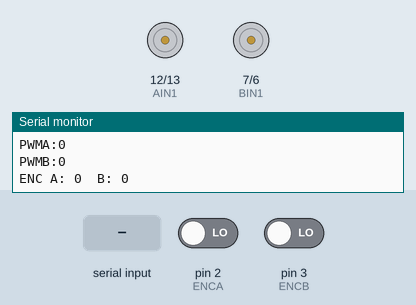
This sketch was run on a simulated Arduino Uno, built with avr-gcc and run on an emulated ATmega328P. Shown: motor-driver pin pairs drawn as motors (green arrow = first pin HIGH = forward, orange = second pin HIGH = backward, longer = more drive, scaled by the enable pin), the last lines printed to the serial monitor. The inputs (shaded band) are chosen by the test bench; at power-on: pin 2 (ENCA) LOW, pin 3 (ENCB) LOW.

Above: at 4.2 s.
4.3 s: "1\n" received over Serial
At 5.6 s:
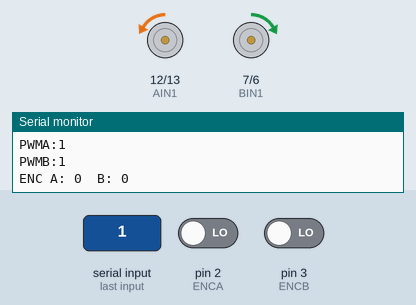
5.9 s: byte 51 ('3') received over Serial
At 6.3 s:
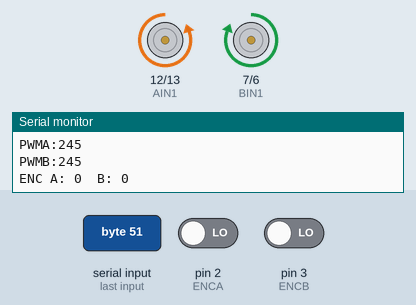
7.5 s: byte 52 ('4') received over Serial
At 8.2 s:
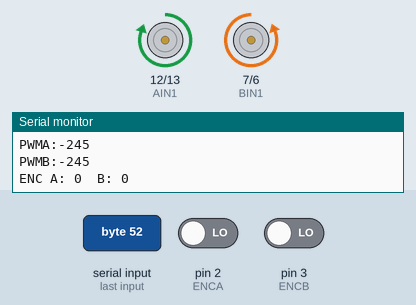
9.1 s: "3\n" received over Serial
At 10.1 s:
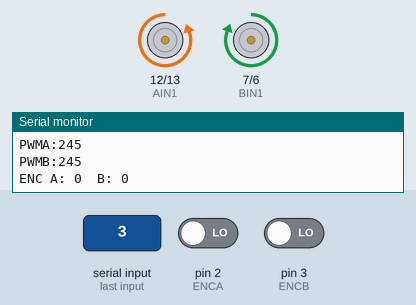
10.7 s: "4\n" received over Serial
At 12.0 s:
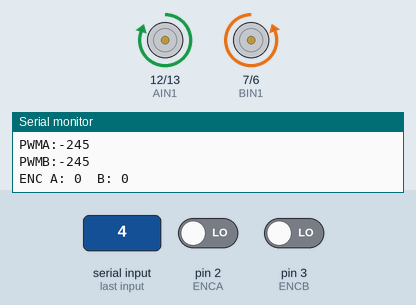
Timing chart, 0 to 13.3 s (numbered marks = the images above; inputs shaded):
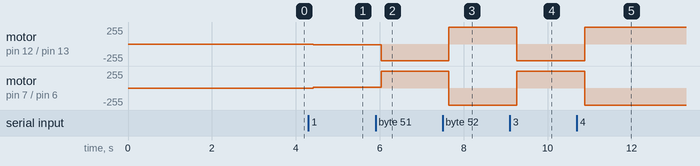

The sketch:

main.ino
```cpp
#include "Config.h"
#include "Motor.h"
#include "Encoder.h"
#include "Imu.h"
#include "Bt.h"
#include "Ultrasonic.h"
#include "PID.h"
#include "timer2.h"


// ===== definitions for extern =====
int PWM;
int PWM_A = 0;
int PWM_B = 0;
int SCA = Start_PWMA;
int SCB = Start_PWMB;
unsigned long lastSend = 0;
long AS, BS;

void setup() {
  Serial.begin(9600);
  timer2_init_5ms();
  Encoder_init();
  Motor_Init();
  init_mpu();
  btBegin();
  ultra_init();
}

void loop() {

 // ===== 1) 编码器测试 =====
  static uint32_t lastEncTick = 0;

  uint32_t nowTick;
  noInterrupts();
  nowTick = g_tick5ms;
  interrupts();

  if (nowTick - lastEncTick >= 40) { // 200ms

    lastEncTick = nowTick;

    long a, b;
    serial_Debug();
    Wheel_drive(PWM_A, PWM_B, SCA, SCB);
    if (encoderSamplePulses(a, b, 20)) {

      Serial.print("ENC A: ");
      Serial.print(a);
      Serial.print("  B: ");
      Serial.println(b);
    }
  }

  // // ===== 1) 5ms 控制任务 =====
  // if (g_control5ms) {

  //   noInterrupts();
  //   g_control5ms = false;
  //   interrupts();

  //   PID_PWMcount(&PWM_A, &PWM_B);
  //   Wheel_drive(PWM_A, PWM_B, SCA, SCB);
  // }


  // // ===== 2) 40ms 超声 =====
  // static uint32_t lastUltraMs = 0;

  // if (millis() - lastUltraMs >= 40) {

  //   lastUltraMs = millis();
  //   Serial.print();
  //   serial_Debug();
  //   updateAvoidanceTargetAngle();
  // }


  // // ===== 3) 编码器采样 =====
  // encoderSamplePulses(AS, BS, 40);


  // // ===== 4) 蓝牙 =====
  // Bluetooth_Debug();


  // // ===== 5) 遥测 =====
  // if (millis() - lastSend > 500) {

  //   lastSend = millis();
  //   sendTelemetry();
  // }
}
```

Bt.cpp
```cpp
#include "Bt.h"
#include <SoftwareSerial.h>

static SoftwareSerial BT(BT_RX, BT_TX);   // RX, TX

void btBegin() {
    BT.begin(9600);
}

bool btAvailable() {
    return BT.available();
}

char btRead() {
    return BT.read();
}

void btWrite(char c) {
    BT.write(c);
}

void btWriteString(const char* s) {
    BT.print(s);
}

void btWriteFloat(float f) {
    BT.print(f);
}
```

Bt.h
```cpp
#pragma once
#include "Config.h"

void btBegin();
bool btAvailable();
char btRead(); // read a bit
void btWrite(char c); // Send a bit
void btWriteString(const char* s);
void btWriteFloat(float f);
```

Encoder.cpp
```cpp
#include "Encoder.h"
#include <Arduino.h>
#include "Timer2.h"   // 为了拿到 g_tick5ms（更稳，不用 extern 手写）

// ISR 会修改，必须 volatile
static volatile long pulse_countA = 0;
static volatile long pulse_countB = 0;

// 采样计时：用 Timer2 的 5ms tick
static uint32_t lastSampleTick = 0;

// ===== 工具：把 ms 换算成 tick（5ms/tick）=====
static inline uint16_t ms_to_ticks(uint16_t ms) {
  // 向上取整，保证窗口不小于期望值
  uint16_t t = (ms + 4) / 5;   // +4 实现 ceil(ms/5)
  return (t == 0) ? 1 : t;
}

void Encoder_init() {
  pinMode(ENCA, INPUT);
  pinMode(ENCB, INPUT);
  pinMode(PMA, INPUT);
  pinMode(PMB, INPUT);

  attachInterrupt(digitalPinToInterrupt(ENCA), readEncoderA, RISING);
  attachInterrupt(digitalPinToInterrupt(ENCB), readEncoderB, RISING);

  // 初始化采样时刻（读 tick 要原子）
  noInterrupts();
  lastSampleTick = g_tick5ms;
  interrupts();
}

// 左轮（或电机A）编码器中断
void readEncoderA() {
  int a = digitalRead(ENCA);
  int b = digitalRead(PMA);
  if (a == b) pulse_countA++;   // forward
  else        pulse_countA--;   // backward
}

// 右轮（或电机B）编码器中断
void readEncoderB() {
  int a = digitalRead(ENCB);
  int b = digitalRead(PMB);
  if (a == b) pulse_countB++;   // forward
  else        pulse_countB--;   // backward
}

/**
 * @brief 固定时间窗采样：返回这段时间内左右轮脉冲数，并清零计数
 * @param pA 输出：A轮脉冲数（可正可负）
 * @param pB 输出：B轮脉冲数（可正可负）
 * @param window_ms 采样窗口（建议 40ms，或 20ms；最好是 5 的倍数）
 * @return 是否到达采样时间窗
 */
bool encoderSamplePulses(long& pA, long& pB, uint16_t window_ms) {
  uint16_t needTicks = ms_to_ticks(window_ms);

  uint32_t nowTick;
  noInterrupts();
  nowTick = g_tick5ms;
  interrupts();

  if ((uint32_t)(nowTick - lastSampleTick) < needTicks) return false;

  // 读取并清零计数（必须关中断）
  noInterrupts();
  pA = -pulse_countA;
  pB =  pulse_countB;
  pulse_countA = 0;
  pulse_countB = 0;
  interrupts();

  lastSampleTick = nowTick;
  return true;
}

/**
 * @brief 固定时间窗采样：直接返回左右脉冲和（速度环常用）
 */
bool encoderSampleSum(long& sum, uint16_t window_ms) {
  long a, b;
  if (!encoderSamplePulses(a, b, window_ms)) return false;
  sum = a + b;
  return true;
}

/**
 * @brief 仍保留 RPM 接口（可选）
 *        注意：RPM 用 tick 算 dt，window_ms 最好设为 10/20/40 这种
 */
bool encoderSampleRPM(float& rpmA, float& rpmB) {
  const uint16_t window_ms = 10;
  uint16_t needTicks = ms_to_ticks(window_ms);

  uint32_t nowTick;
  noInterrupts();
  nowTick = g_tick5ms;
  interrupts();

  if ((uint32_t)(nowTick - lastSampleTick) < needTicks) return false;

  long countA, countB;
  noInterrupts();
  countA = pulse_countA;
  countB = pulse_countB;
  pulse_countA = 0;
  pulse_countB = 0;
  interrupts();

  // dt 用 tick 精确得到（每 tick=5ms）
  float dt = (nowTick - lastSampleTick) * 0.005f; // seconds

  const float ticks_per_rev = pulses_per_rev * gear_ratio;
  rpmA = (countA / ticks_per_rev) / dt * 60.0f;
  rpmB = (countB / ticks_per_rev) / dt * 60.0f;

  lastSampleTick = nowTick;
  return true;
}
```

Encoder.h
```cpp
#pragma once
#include "Config.h"

void Encoder_init();
bool encoderSampleSum(long& sum, uint16_t window_ms);
bool encoderSamplePulses(long& pA, long& pB, uint16_t window_ms);
// bool encoderSampleRPM(float& rpmA, float& rpmB);

void readEncoderA();
void readEncoderB();
```

Imu.cpp
```cpp
#include "Imu.h"
#include <Wire.h>
#include <MPU6050_tockn.h>

static MPU6050 mpu(Wire);
static uint32_t lastPrintMs = 0;

void init_mpu(){
  Wire.begin();
  mpu.begin();
  mpu.calcGyroOffsets(-1.21, 0.74, 0.21);//need tuning
}

void get_angle(float &x, float &y, float &z){
  mpu.update();
  x=mpu.getAngleX();
  y=mpu.getAngleY();
  z=mpu.getAngleZ();
}

void get_acc(float &x, float &y, float &z){
  mpu.update();
  x=mpu.getAccX();
  y=mpu.getAccY();
  z=mpu.getAccZ();
}

void get_gyro(float &x, float &y, float &z){
  mpu.update();
  x=mpu.getGyroX();
  y=mpu.getGyroY();
  z=mpu.getGyroZ();
}

void get_dataX(float &Ang_x, float &Acc_x, float &Gyro_x){
  mpu.update();
  Ang_x=mpu.getAngleX();
  Acc_x=mpu.getAccX();
  Gyro_x=mpu.getGyroX();
}

void get_dataZ(float &Ang_z, float &Acc_z, float &Gyro_z){
  mpu.update();
  Ang_z=mpu.getAngleZ();
  Acc_z=mpu.getAccZ();
  Gyro_z=mpu.getGyroZ();
}


bool imuPollAndPrint() {
  mpu.update();
  uint32_t now = millis();
  if (now - lastPrintMs < 1000) return false;

  lastPrintMs = now;
  Serial.print("angleX: "); Serial.print(mpu.getAngleX());
  // Serial.print("  AccX: ");  Serial.print(mpu.getAccX());
  // Serial.print("  GyroX: "); Serial.println(mpu.getGyroX());
  return true;
}
```

Imu.h
```cpp
#pragma once
#include "Config.h"

void init_mpu();
void get_angle(float &x, float &y, float &z);
void get_acc(float &x, float &y, float &z);
void get_gyro(float &x, float &y, float &z);
void get_dataX(float &Ang_x, float &Acc_x, float &Gyro_x);
void get_dataZ(float &Ang_z, float &Acc_z, float &Gyro_z);
bool imuPollAndPrint();
```

Motor.cpp
```cpp
#include "Motor.h"
#include <Arduino.h>

void Motor_Init(){
  pinMode(AIN1, OUTPUT);
  pinMode(AIN2, OUTPUT);
  pinMode(BIN1, OUTPUT);
  pinMode(BIN2, OUTPUT);
  pinMode(PWMA, OUTPUT);
  pinMode(PWMB, OUTPUT);

}

void serial_Debug(){
  while(Serial.available()){
    char Receive_Char = Serial.read();//use keyboard to test
    switch(Receive_Char){
      case '1' : PWM_A++, PWM_B++; break;
      case '2' : PWM_A--, PWM_B--;break;
      case '0' : PWM_A = 0, PWM_B = 0;break;
      case '3' : PWM_A = 245, PWM_B = 245;break;
      case '4' : PWM_A = -245, PWM_B = -245;break;
    }
  }
  Serial.print("PWMA:"); Serial.println(PWM_A);
  Serial.print("PWMB:"); Serial.println(PWM_B);
}

static void MOTOR_logic(int P1, int P2, int PWM_pin, int pwmx, int SC){
  pwmx = constrain(pwmx, (-255+SC), (255-SC)); //set limit

  if (pwmx == 0){
    digitalWrite(P1, HIGH);
    digitalWrite(P2, HIGH);
    analogWrite(PWM_pin, 0);
  }

  if (pwmx > 0){ //forward rotation
    digitalWrite(P1, LOW);
    digitalWrite(P2, HIGH);
    analogWrite(PWM_pin, pwmx+SC);
  }

   if (pwmx < 0){ //backward rotation
    digitalWrite(P1, HIGH);
    digitalWrite(P2, LOW);
    analogWrite(PWM_pin, -(pwmx-SC));
  }
}

void Wheel_drive(int pwm_a, int pwm_b, int SCA, int SCB){
  MOTOR_logic(AIN1, AIN2, PWMA, pwm_a, SCA);
  // MOTOR_logic(BIN1, BIN2, PWMB, -pwm);//two wheels are opposite, use negative value here
  MOTOR_logic(BIN1, BIN2, PWMB, -pwm_b, SCB);
}
```

Motor.h
```cpp
#pragma once
#include "Config.h"

void Motor_Init();
void serial_Debug();
void Wheel_drive(int pwm_a, int pwm_b, int SCA, int SCB);
```

PID.cpp
```cpp
#include "PID.h"
#include "Imu.h"
#include "Bt.h"
#include <math.h>
#include "Encoder.h"
#include "Ultrasonic.h"
#define ANGLE_DIR   (+1)
#define GYRO_DIR    (+1)
#define PWM_DIR     (+1)
//pid parameter
static float Kp_angle = 7.0f;
static float Kd_angle = 0.15f;
static float Kp_speed = 5.0f;//0.1f;
static float Ki_speed = Kp_speed/200;//0.005f;
// IMU
static float AngleX, AccX, GyX;
static float AngleZ, AccZ, GyZ;
static float Balance_Angle = -0.3f;

static float gyro_f = 0.0f, angle_f = 0.0f;
static float beta = 0.7f;

static long Target_speed = 0;

static float Encoder = 0.0f;
static float Encoder_Integral = 0.0f;
static int Velocity_Pwm = 0;

//turning
static float Kp_turn = 0.5f;
static float Kd_turn = -0.1f;
static float turn_cmd = 0.0f;
static const float TURN_CMD = 40.0f;
static const float TURN_PWM_MAX = 100.0f;

//avoidance
static float d_cm = 0;
static const float D_SLOW  = 30.0f;
static const float D_STOP  = 20.0f;
static const float D_BACK  = 12.0f;
static const float D_CRASH = 6.0f;
static volatile bool crashLatched = false;

static inline int balance_pd(float angle_meas, float gyro_meas)
{
    float Bias = angle_meas - Balance_Angle;
    float out  = Kp_angle * Bias + Kd_angle * gyro_meas;
    return (int)out;
}

static inline int velocity_pi_update(long speed_pulses_40ms, long target_pulses_40ms)
{
    // Encoder_Least = meas - target
    float Encoder_Least = (float)(speed_pulses_40ms - target_pulses_40ms);
    Encoder = 0.5f * Encoder + 0.5f * Encoder_Least;
    Encoder_Integral += Encoder;

    // intigral limitation
    Encoder_Integral = constrain(Encoder_Integral, -300.0f, 300.0f);

    float out = Kp_speed * Encoder + Ki_speed * Encoder_Integral;
    return (int)out;
}

static inline int turn_pd(float gyro_z)
{

    float out = (-Kp_turn * turn_cmd) + (Kd_turn * gyro_z);

    //limit
    out = constrain(out, -TURN_PWM_MAX, TURN_PWM_MAX);
    return (int)out;
}

void PID_PWMcount(int *pwmL, int *pwmR)
{

    if (crashLatched) {
        Encoder_Integral = 0.0f;
        Velocity_Pwm = 0;
        *pwmL = 0;
        *pwmR = 0;
        return;
    }
    get_dataX(AngleX, AccX, GyX);
    get_dataZ(AngleZ, AccZ, GyZ);

    float gyro_raw  = (float)GYRO_DIR  * GyX;
    float angle_raw = (float)ANGLE_DIR * AngleX;

    gyro_f  = gyro_raw;
    angle_f = beta  * angle_f + (1.0f - beta)  * angle_raw;

    int Balance_Pwm = balance_pd(angle_f, gyro_f);

    long sumPulses40ms = 0;
    if (encoderSampleSum(sumPulses40ms, 40)) {
        Velocity_Pwm = velocity_pi_update(sumPulses40ms, Target_speed);
    }

    int Motor = Balance_Pwm - Velocity_Pwm;
    int TurnPWM = turn_pd(GyZ);

    if (fabsf(angle_f) > 50.0f) {
        Encoder_Integral = 0.0f;
        Velocity_Pwm = 0;
        *pwmL = 0;
        *pwmR = 0;
        return;
    }
    // Serial.println(Velocity_Pwm);
    int left  = Motor + TurnPWM;
    int right = Motor - TurnPWM;

    left  = PWM_DIR * left;
    right = PWM_DIR * right;

    left  = constrain(left,  -255, 255);
    right = constrain(right, -255, 255);

    *pwmL = (int)left;
    *pwmR = (int)right;
}

void Bluetooth_Debug(){
    while (btAvailable()){
        char Receive = btRead();
        // Serial.println(Balance_Angle);
        // Serial.println(Receive);
        if (Receive == '\n' || Receive == '\r') continue;
        switch (Receive){
            case '1': Balance_Angle += 0.1;break;
            case '2': Balance_Angle -= 0.1;break;
            case '3':Kp_speed += 0.05 ;break;
            case '4':Kp_speed -= 0.05 ;break;
            case '5':Ki_speed += 0.05 ;break;
            case '6':Ki_speed -= 0.05 ;break;
            case '7': Kd_angle += 0.02;break;
            case '8': Kd_angle -= 0.02;break;
            case 'S': Balance_Angle = -0.3, turn_cmd = 0.0f;break;
            case 'F': Balance_Angle = -7;break;
            case 'B': Balance_Angle = 7;break;
            case 'L': turn_cmd = -TURN_CMD;break;
            case 'R': turn_cmd = +TURN_CMD;break;
            case '9': sendTelemetry();break;
        }

    }
}

void sendTelemetry() {
    // send datat to app
    btWriteString("ANGLE:");
    btWriteFloat(AngleX);

    btWriteString(";SPEED:");
    btWriteFloat(Velocity_Pwm);

    btWriteString(";KP:");
    btWriteFloat(Kp_speed);

    btWriteString(";KI:");
    btWriteFloat(Ki_speed);

    btWriteString(";KD:");
    btWriteFloat(Kd_angle);

    btWriteString(";BalAng:");
    btWriteFloat(Balance_Angle);

    btWriteString(";DIST:");
    btWriteFloat(d_cm);

    btWriteString(";\n");
}

void updateAvoidanceTargetAngle()
{
    d_cm = GetDistance();
    if (crashLatched) return;

    if (d_cm <= 0) {
    return;
    }

    if (d_cm > D_SLOW) {
    return;
    }

    // 2) SLOW DOWN: D_STOP < d <= D_SLOW
    if (d_cm > D_STOP && d_cm <= D_SLOW) {
    float k = (d_cm - D_STOP) / (D_SLOW - D_STOP);
    if (k < 0) k = 0;
    if (k > 1) k = 1;

    Balance_Angle = -0.3+(Balance_Angle*k);
    return;
    }

  // 3) STOP: D_BACK < d <= D_STOP
    if (d_cm > D_BACK && d_cm <= D_STOP) {
      Balance_Angle = -0.3;
      return;
    }

  // 4) BACK: d <= D_BACK
    if (d_cm <= D_BACK && d_cm > 0) {
        Balance_Angle = 7;
     }

    if (d_cm <= D_CRASH && d_cm > 0) {
         crashLatched = true;
         Balance_Angle = -0.3;

        // 清积分，避免解锁瞬间冲一下
         Encoder_Integral = 0.0f;
        Velocity_Pwm = 0;
        return;
    }
      return;
}
```

PID.h
```cpp
#pragma once
#include "Config.h"

static inline int balance_pd(float angle_meas, float gyro_meas);
static inline int velocity_pi_update(long speed_pulses_40ms, long target_pulses_40ms);
static inline int turn_pd(float gyro_z);
void PID_PWMcount(int *pwmL, int *pwmR);
// void get_datax(float &angX, float &accX, float &gyroX);
void Bluetooth_Debug();
void sendTelemetry();
void updateAvoidanceTargetAngle();
```

Ultrasonic.cpp
```cpp
#include "Ultrasonic.h"
#include "PID.h"

void ultra_init() {
    pinMode(Trig, OUTPUT);
    pinMode(Echo, INPUT);
}

float GetDistance() {
    // trigger 10µs
    digitalWrite(Trig, LOW);
    delayMicroseconds(2);
    digitalWrite(Trig, HIGH);
    delayMicroseconds(10);
    digitalWrite(Trig, LOW);

    // read
    long duration = pulseIn(Echo, HIGH, 30000);   // 30ms overtime

    if (duration == 0) {
        return -1.0; // overtime
    }

    float distance_cm = duration * 0.034f / 2.0f;
    return distance_cm;
}
```

Ultrasonic.h
```cpp
#pragma once
#include "Config.h"

void ultra_init();
float GetDistance();
```

timer2.cpp
```cpp
#include "timer2.h"
#include <avr/interrupt.h>

// ===== 全局变量定义 =====
volatile bool g_control5ms = false;
volatile uint32_t g_tick5ms = 0;


// ===== 初始化 Timer2：5ms =====
void timer2_init_5ms(void) {

  cli();   // 关总中断

  TCCR2A = 0;
  TCCR2B = 0;
  TCNT2  = 0;

  // CTC 模式
  TCCR2A |= (1 << WGM21);

  // 16MHz / 1024 = 15625Hz
  // 5ms ≈ 78
  OCR2A = 78;

  // 1024 分频
  TCCR2B |= (1 << CS22) | (1 << CS21) | (1 << CS20);

  // 允许比较中断
  TIMSK2 |= (1 << OCIE2A);

  sei();   // 开总中断
}


// ===== Timer2 ISR =====
ISR(TIMER2_COMPA_vect) {
  g_tick5ms++;
  g_control5ms = true;
}
```

timer2.h
```cpp
#ifndef TIMER2_H
#define TIMER2_H

#include <Arduino.h>

// 5ms 控制标志（给 main 用）
extern volatile bool g_control5ms;

// 5ms tick 计数（可选：做40ms/500ms等）
extern volatile uint32_t g_tick5ms;

// 初始化 Timer2（5ms 中断）
void timer2_init_5ms(void);

#endif
```

Config.h
```cpp
#pragma once
#include <Arduino.h>

// ===== Pins =====
#define AIN1 12
#define AIN2 13
#define BIN1 7
#define BIN2 6
#define PWMA 9
#define PWMB 10
#define ENCA 2         // encoder A channel
#define ENCB 3         // encoder B channel
#define PMA  A0        // phase B for motor A
#define PMB  A1        // phase B for motor B
// #define SDA_Pin
// #define SCL_Pin
#define Trig A2
#define Echo 8
#define BT_RX 4   // HC-05 TX --> Arduino pin 4
#define BT_TX 5   // HC-05 RX --> Arduino pin 5

// ===== Values =====
#define Start_PWMA 9   // start compensation A
#define Start_PWMB 10  // start compensation B

//===== Obstalces avoidance =====

// ===== Encoder constants =====
const int   pulses_per_rev = 11;     // per motor shaft
const float gear_ratio     = 20; //89.6/4.667;  // gearbox ratio

// ===== Shared variables (defined in main.ino) =====
extern int PWM;
extern int PWM_A;
extern int PWM_B;
extern int SCA;
extern int SCB;
```

Measured:
- after the input at 4.3 s, motor on pin 12 (AIN1) / pin 13 (AIN2): stopped → backward 10/255 after 0.11 s; motor on pin 7 (BIN1) / pin 6 (BIN2): stopped → forward 11/255 after 0.11 s
- after the input at 5.9 s, motor on pin 12 (AIN1) / pin 13 (AIN2): backward 10/255 → backward 254/255 after 0.13 s; motor on pin 7 (BIN1) / pin 6 (BIN2): forward 11/255 → forward 255/255 after 0.13 s
- after the input at 7.5 s, motor on pin 12 (AIN1) / pin 13 (AIN2): backward 254/255 → forward 254/255 after 0.15 s; motor on pin 7 (BIN1) / pin 6 (BIN2): forward 255/255 → backward 255/255 after 0.15 s
- after the input at 9.1 s, motor on pin 12 (AIN1) / pin 13 (AIN2): forward 254/255 → backward 254/255 after 0.17 s; motor on pin 7 (BIN1) / pin 6 (BIN2): backward 255/255 → forward 255/255 after 0.17 s
- after the input at 10.7 s, motor on pin 12 (AIN1) / pin 13 (AIN2): backward 254/255 → forward 254/255 after 0.19 s; motor on pin 7 (BIN1) / pin 6 (BIN2): forward 255/255 → backward 255/255 after 0.19 s
